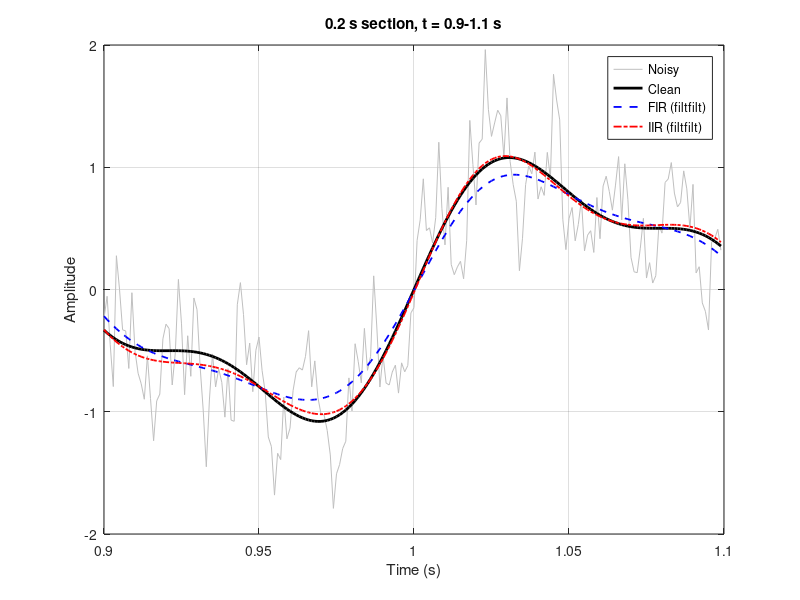
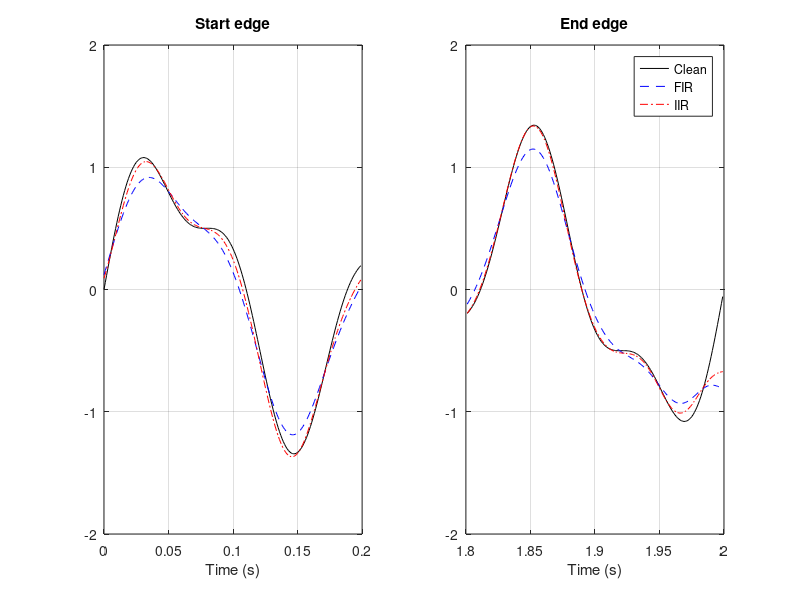
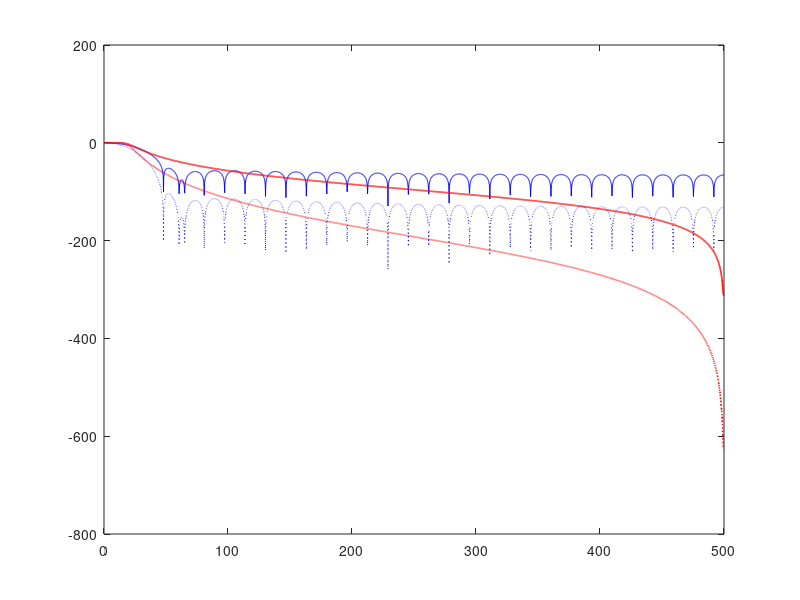

The MATLAB script that drew these images, in order: (Note: this script raises an error after producing the figures.)
%% filter_lab.m  -  Part A (sensor LPF: FIR vs IIR) and Part B (50 Hz hum band-stop)
clear; close all; clc;

%% ===================== PART A =====================
Fs = 1000;
t  = (0:1/Fs:2-1/Fs)';
rng(7);
clean = sin(2*pi*5*t) + 0.35*sin(2*pi*12*t);
noise = 0.35*sin(2*pi*50*t) + 0.20*sin(2*pi*137*t) + 0.25*randn(size(t));
x = clean + noise;

fc = 20;
bFIR = fir1(60, fc/(Fs/2), 'low');              % 61 taps, Hamming window
[bIIR,aIIR] = butter(4, fc/(Fs/2), 'low');      % 5 b + 5 a coefficients
yFIR = filtfilt(bFIR, 1, x);
yIIR = filtfilt(bIIR, aIIR, x);

% --- A1: time domain, 0.2 s window, shared axes
idx = t >= 0.9 & t < 1.1;
figure('Name','A1 time');
plot(t(idx), x(idx), 'Color',[.75 .75 .75]); hold on;
plot(t(idx), clean(idx), 'k', 'LineWidth',2);
plot(t(idx), yFIR(idx), 'b--', 'LineWidth',1.3);
plot(t(idx), yIIR(idx), 'r-.', 'LineWidth',1.3);
grid on; xlabel('Time (s)'); ylabel('Amplitude');
legend('Noisy','Clean','FIR (filtfilt)','IIR (filtfilt)','Location','best');
title('0.2 s section, t = 0.9-1.1 s'); ylim([-2 2]);
saveas(gcf, 'A1_time.png');

% Edge view (filtfilt start-up/end transients)
figure('Name','A1 edges');
subplot(1,2,1); e = t < 0.2;
plot(t(e),clean(e),'k',t(e),yFIR(e),'b--',t(e),yIIR(e),'r-.'); grid on;
title('Start edge'); xlabel('Time (s)'); ylim([-2 2]);
subplot(1,2,2); e = t > 1.8;
plot(t(e),clean(e),'k',t(e),yFIR(e),'b--',t(e),yIIR(e),'r-.'); grid on;
title('End edge'); xlabel('Time (s)'); ylim([-2 2]);
legend('Clean','FIR','IIR');
saveas(gcf, 'A1_edges.png');

% --- A2: magnitude responses (single pass AND effective filtfilt = |H|^2)
nf = 4096;
[HF,f] = freqz(bFIR, 1, nf, Fs);
[HI,~] = freqz(bIIR, aIIR, nf, Fs);
dB = @(H) 20*log10(abs(H) + eps);
figure('Name','A2 freqz');
plot(f, dB(HF),'b', f, dB(HI),'r', 'LineWidth',1.2); hold on;
plot(f, 2*dB(HF),'b:', f, 2*dB(HI),'r:', 'LineWidth',1.2);
xline(fc,'k--','20 Hz cutoff'); xline([50 137],'m:',{'50','137'});
grid on; xlim([0 200]); ylim([-150 5]);
xlabel('Frequency (Hz)'); ylabel('Magnitude (dB)');
legend('FIR single pass','IIR single pass','FIR filtfilt (|H|^2)','IIR filtfilt (|H|^2)','Location','southwest');
title('Low-pass magnitude responses');
saveas(gcf, 'A2_freqz.png');

fprintf('\n--- Filter gain at key frequencies (single pass / filtfilt), dB ---\n');
for fk = [5 12 20 50 137]
    gF = dB(freqz(bFIR,1,[fk fk],Fs)); gI = dB(freqz(bIIR,aIIR,[fk fk],Fs));
    fprintf('%4d Hz  FIR %7.2f / %7.2f   IIR %7.2f / %7.2f\n', fk, gF(1), 2*gF(1), gI(1), 2*gI(1));
end

% --- A3: single-sided amplitude spectra
ss = @(s) local_ss(s);
[fA, Px] = ss(x); [~, PF] = ss(yFIR); [~, PI] = ss(yIIR);
figure('Name','A3 spectra');
semilogy(fA, Px, 'Color',[.6 .6 .6]); hold on;
semilogy(fA, PF, 'b', fA, PI, 'r');
xline([5 12 50 137],'k:',{'5','12','50','137'}); xline(fc,'k--','fc');
grid on; xlim([0 200]); ylim([1e-6 2]);
xlabel('Frequency (Hz)'); ylabel('|X(f)| (single-sided amplitude)');
legend('Noisy','FIR','IIR'); title('Single-sided amplitude spectra');
saveas(gcf, 'A3_spectra.png');

fprintf('\n--- Spectral amplitude at tones (bin-exact: 0.5 Hz resolution) ---\n');
for fk = [5 12 50 137]
    [~,k] = min(abs(fA-fk));
    fprintf('%4d Hz  noisy %.4f  FIR %.4f  IIR %.4f\n', fk, Px(k), PF(k), PI(k));
end

% --- A4: RMSE (full record and with 0.2 s trimmed off each end)
rmse = @(y,m) sqrt(mean((y(m)-clean(m)).^2));
all_ = true(size(t)); mid = t >= 0.2 & t < 1.8;
fprintf('\n--- RMSE vs clean ---\n          full      mid(0.2-1.8 s)\n');
fprintf('noisy   %.4f    %.4f\n', rmse(x,all_),    rmse(x,mid));
fprintf('FIR     %.4f    %.4f\n', rmse(yFIR,all_), rmse(yFIR,mid));
fprintf('IIR     %.4f    %.4f\n', rmse(yIIR,all_), rmse(yIIR,mid));

% Decompose FIR error: how much is passband droop on the 12 Hz component?
H12 = freqz(bFIR, 1, [12 12], Fs);      % two-element vector; use first
fprintf('FIR: predicted 12 Hz amplitude after filtfilt = %.3f (true 0.35)\n', ...
        0.35*abs(H12(1))^2);

%% ===================== PART B =====================
load handel                       % y, Fs (8192 Hz)
FsA = Fs;
assert(FsA > 102, 'Fs too low to represent 50 Hz');
xClean = y(:);                    % (handout has a typo: y( )
tAudio = (0:numel(xClean)-1)'/FsA;
humA   = 0.15;
xHum   = xClean + humA*sin(2*pi*50*tAudio);

edgesN = [49 51]/(FsA/2);  edgesW = [45 55]/(FsA/2);
assert(all(edgesN < 1) && all(edgesW < 1));
[bN,aN] = butter(2, edgesN, 'stop');      % 4th-order band-stop
[bW,aW] = butter(2, edgesW, 'stop');
yAudio = filtfilt(bN, aN, xHum);
yWide  = filtfilt(bW, aW, xHum);

% --- B1: waveforms, shared axes
seg = tAudio >= 2.0 & tAudio < 2.2;
figure('Name','B1 waveform');
subplot(3,1,1); plot(tAudio(seg), xClean(seg)); title('Clean'); grid on;
subplot(3,1,2); plot(tAudio(seg), xHum(seg));   title('+ 50 Hz hum'); grid on;
subplot(3,1,3); plot(tAudio(seg), yAudio(seg)); title('Filtered (49-51 Hz stop)'); grid on;
xlabel('Time (s)'); linkaxes(findobj(gcf,'Type','axes'),'xy'); ylim([-1 1]);
saveas(gcf, 'B1_waveform.png');

% --- B2: spectra (1 s Welch window -> ~1 Hz resolution) + spectrograms
win = hann(FsA); nov = FsA/2; nfft = 4*FsA;
[Pc,fw] = pwelch(xClean, win, nov, nfft, FsA);
Ph = pwelch(xHum,  win, nov, nfft, FsA);
Pn = pwelch(yAudio,win, nov, nfft, FsA);
Pw = pwelch(yWide, win, nov, nfft, FsA);
figure('Name','B2 PSD');
plot(fw,10*log10(Pc),'k', fw,10*log10(Ph),'r', fw,10*log10(Pn),'b', fw,10*log10(Pw),'g');
xline(50,'m--','50 Hz hum'); grid on; xlim([0 200]);
xlabel('Frequency (Hz)'); ylabel('PSD (dB/Hz)');
legend('Clean','Hum added','Filtered 49-51','Filtered 45-55');
saveas(gcf, 'B2_psd.png');

figure('Name','B2 spectrogram');
sigs = {xClean, xHum, yAudio}; names = {'Clean','Hum added','Filtered 49-51 Hz'};
for k = 1:3
    subplot(1,3,k);
    spectrogram(sigs{k}, hann(4096), 3072, 8192, FsA, 'yaxis');
    ylim([0 0.3]); clim([-120 -20]); title(names{k});   % 0-300 Hz (axis in kHz)
end
saveas(gcf, 'B2_spectrogram.png');

% --- B3: playback, identical gain
g = 0.9/max(abs(xHum));
disp('Playing hum-added...');     sound(g*xHum,   FsA); pause(numel(xHum)/FsA + 1);
disp('Playing filtered 49-51...'); sound(g*yAudio, FsA); pause(numel(xHum)/FsA + 1);
disp('Playing filtered 45-55...'); sound(g*yWide,  FsA); pause(numel(xHum)/FsA + 1);

% --- B4: 50 Hz amplitude, least-squares sinusoid fit (handles non-integer bin)
A50 = @(s) local_tone_amp(s, tAudio, 50);
fprintf('\n--- 50 Hz amplitude (LS fit of sin+cos at 50 Hz over whole record) ---\n');
fprintf('clean           %.5f\n', A50(xClean));
fprintf('hum added       %.5f\n', A50(xHum));
fprintf('filtered 49-51  %.5f  (residual hum %.2e)\n', A50(yAudio), A50(yAudio - xClean));
fprintf('filtered 45-55  %.5f  (residual hum %.2e)\n', A50(yWide),  A50(yWide  - xClean));
% steady-state region only (exclude filtfilt transients, ~1 s each end)
ssM = tAudio > 1 & tAudio < tAudio(end)-1;
fprintf('residual hum, steady state: narrow %.2e, wide %.2e\n', ...
    local_tone_amp(yAudio(ssM)-xClean(ssM), tAudio(ssM), 50), ...
    local_tone_amp(yWide(ssM)-xClean(ssM),  tAudio(ssM), 50));

% Filter response cross-check
[HN,fN] = freqz(bN,aN,2^16,FsA); [HW,~] = freqz(bW,aW,2^16,FsA);
figure('Name','B4 notch response');
plot(fN,2*dB(HN),'b',fN,2*dB(HW),'g','LineWidth',1.2); grid on;
xlim([30 70]); ylim([-120 5]); xline(50,'m--');
xlabel('Frequency (Hz)'); ylabel('Magnitude (dB), filtfilt = |H|^2');
legend('49-51 Hz','45-55 Hz'); title('Band-stop responses (effective)');
saveas(gcf, 'B4_notch_response.png');

% --- B5: what the wide stop band removes from the music itself
fprintf('\n--- Collateral damage (error vs clean, steady state) ---\n');
fprintf('RMS(yNarrow - clean) = %.2e\n', rms(yAudio(ssM)-xClean(ssM)));
fprintf('RMS(yWide   - clean) = %.2e\n', rms(yWide(ssM) -xClean(ssM)));
band = @(P,lo,hi) 10*log10(sum(P(fw>=lo & fw<=hi)));
sideE = @(P) 10*log10(10^(band(P,44,48.5)/10) + 10^(band(P,51.5,56)/10));
fprintf('Music energy in 44-48.5 + 51.5-56 Hz: clean %.1f dB, narrow %.1f dB, wide %.1f dB\n', ...
    sideE(Pc), sideE(Pn), sideE(Pw));

%% ===================== local functions =====================
function [f, P1] = local_ss(s)
    N = numel(s); Fs = 1000;
    X = fft(s); P2 = abs(X/N);
    P1 = P2(1:floor(N/2)+1); P1(2:end-1) = 2*P1(2:end-1);
    f = Fs*(0:floor(N/2))'/N;
end

function A = local_tone_amp(s, t, f0)
    M = [sin(2*pi*f0*t) cos(2*pi*f0*t) ones(size(t))];
    c = M \ s(:);
    A = hypot(c(1), c(2));
end
